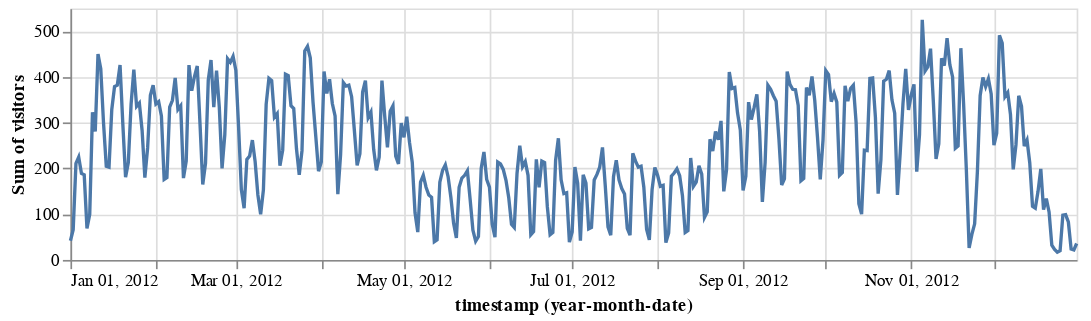

Notebook code for this chart:
### Markdown cell above
#### You can see view drops during the school holidays clearly in the Durham pageviews

### Code cell
alt.Chart(pageviews).mark_line().encode(
    x = 'yearmonthdate(timestamp):T',
    y = 'sum(visitors):Q',
    tooltip = 'yearmonthdate(timestamp):T'
).transform_filter(
    datum.city == 'Durham'
).properties(
    width=600,
    height=150
)

### Figure 1 — Vega specification as saved in the notebook (floating-point values rounded to 4 significant figures; data arrays with more than 128 entries replaced by an {"elided": "..."} marker saying what was removed)
{"$schema": "https://vega.github.io/schema/vega/v5.json", "data": [{"name": "source_0", "values": {"elided": "366 records"}, "transform": [{"type": "formula", "expr": "toDate(datum['yearmonthdate_timestamp'])", "as": "yearmonthdate_timestamp"}]}, {"name": "source_0_y_domain_sum_visitors", "values": [{"min": 17, "max": 525}]}], "marks": [{"type": "line", "name": "marks", "from": {"data": "source_0"}, "sort": {"field": "datum[\"yearmonthdate_timestamp\"]"}, "encode": {"update": {"x": {"field": "yearmonthdate_timestamp", "scale": "x"}, "description": {"signal": "\"timestamp (year-month-date): \" + (timeFormat(datum[\"yearmonthdate_timestamp\"], timeUnitSpecifier([\"year\",\"month\",\"date\"], {\"year-month\":\"%b %Y \",\"year-month-date\":\"%b %d, %Y \"}))) + \"; Sum of visitors: \" + (format(datum[\"sum_visitors\"], \"\"))"}, "tooltip": {"signal": "timeFormat(datum[\"yearmonthdate_timestamp\"], timeUnitSpecifier([\"year\",\"month\",\"date\"], {\"year-month\":\"%b %Y \",\"year-month-date\":\"%b %d, %Y \"}))"}, "y": {"field": "sum_visitors", "scale": "y"}, "defined": {"signal": "isValid(datum[\"yearmonthdate_timestamp\"]) && isFinite(+datum[\"yearmonthdate_timestamp\"]) && isValid(datum[\"sum_visitors\"]) && isFinite(+datum[\"sum_visitors\"])"}, "stroke": {"value": "#4c78a8"}}}, "style": ["line"]}], "scales": [{"name": "x", "type": "time", "domain": {"data": "source_0", "field": "yearmonthdate_timestamp"}, "range": [0, {"signal": "width"}]}, {"name": "y", "type": "linear", "domain": [{"signal": "(data(\"source_0_y_domain_sum_visitors\")[0] || {}).min"}, {"signal": "(data(\"source_0_y_domain_sum_visitors\")[0] || {}).max"}], "range": [{"signal": "height"}, 0], "nice": true, "zero": true}], "axes": [{"scale": "x", "gridScale": "y", "minExtent": 0, "labels": false, "tickCount": {"signal": "ceil(width/40)"}, "maxExtent": 0, "ticks": false, "grid": true, "domain": false, "zindex": 0, "tickMinStep": {"signal": "datetime(2001, 0, 2, 0, 0, 0, 0) - datetime(2001, 0, 1, 0, 0, 0, 0)"}, "aria": false, "orient": "bottom"}, {"scale": "y", "gridScale": "x", "tickCount": {"signal": "ceil(height/40)"}, "zindex": 0, "orient": "left", "aria": false, "minExtent": 0, "grid": true, "ticks": false, "domain": false, "labels": false, "maxExtent": 0}, {"scale": "x", "tickMinStep": {"signal": "datetime(2001, 0, 2, 0, 0, 0, 0) - datetime(2001, 0, 1, 0, 0, 0, 0)"}, "labelFlush": true, "grid": false, "title": "timestamp (year-month-date)", "tickCount": {"signal": "ceil(width/40)"}, "orient": "bottom", "labelOverlap": true, "format": {"signal": "timeUnitSpecifier([\"year\",\"month\",\"date\"], {\"year-month\":\"%b %Y \",\"year-month-date\":\"%b %d, %Y \"})"}, "zindex": 0}, {"scale": "y", "orient": "left", "grid": false, "zindex": 0, "tickCount": {"signal": "ceil(height/40)"}, "labelOverlap": true, "title": "Sum of visitors"}], "height": 150, "padding": 5, "width": 600, "style": "cell", "background": "white"}
